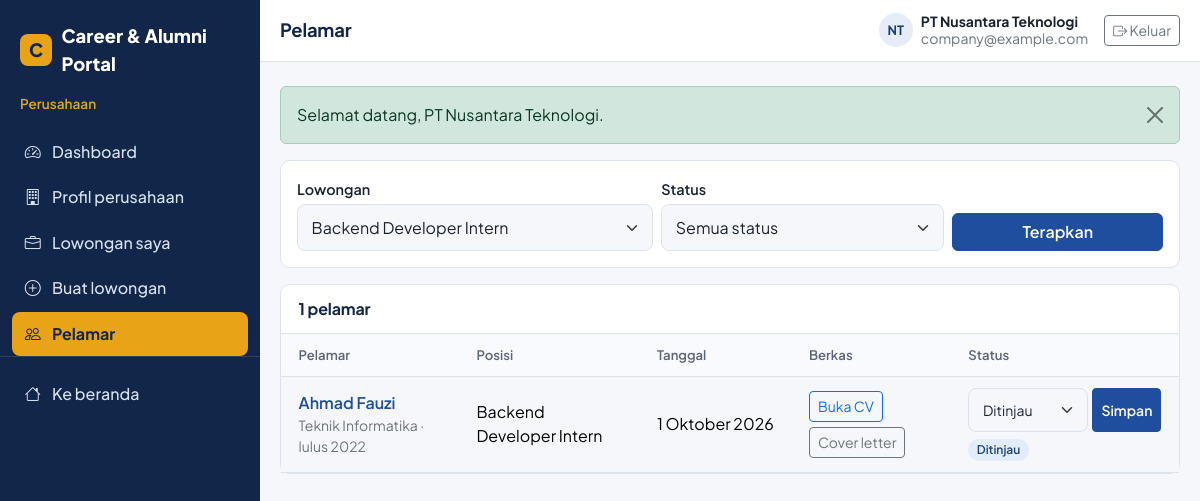
The app's page /company/applicants.php?job_id=2 (signed in) with its own data.
### tables this page shows
CREATE TABLE job_applications (
  id INT UNSIGNED AUTO_INCREMENT PRIMARY KEY,
  job_id INT UNSIGNED NOT NULL,
  alumni_id INT UNSIGNED NOT NULL,
  cv_file VARCHAR(255) NOT NULL,
  cover_letter TEXT NULL,
  status ENUM('pending','reviewed','accepted','rejected') NOT NULL DEFAULT 'pending',
  created_at TIMESTAMP NOT NULL DEFAULT CURRENT_TIMESTAMP,
  updated_at TIMESTAMP NOT NULL DEFAULT CURRENT_TIMESTAMP ON UPDATE CURRENT_TIMESTAMP,
  CONSTRAINT fk_app_job FOREIGN KEY (job_id) REFERENCES jobs(id) ON DELETE CASCADE,
  CONSTRAINT fk_app_alumni FOREIGN KEY (alumni_id) REFERENCES alumni(id) ON DELETE CASCADE,
  UNIQUE KEY uq_app_job_alumni (job_id, alumni_id),
  INDEX idx_app_status (status)
);

CREATE TABLE alumni (
  id INT UNSIGNED AUTO_INCREMENT PRIMARY KEY,
  user_id INT UNSIGNED NOT NULL UNIQUE,
  full_name VARCHAR(150) NOT NULL,
  nim VARCHAR(30) NULL UNIQUE,
  phone VARCHAR(20) NULL,
  graduation_year YEAR NULL,
  study_program VARCHAR(100) NULL,
  faculty VARCHAR(100) NULL,
  address TEXT NULL,
  photo VARCHAR(255) NULL,
  employment_status ENUM('bekerja','wirausaha','studi_lanjut','mencari_kerja') NULL,
  company_name VARCHAR(150) NULL,
  position VARCHAR(100) NULL,
  linkedin VARCHAR(255) NULL,
  bio TEXT NULL,
  verification_status ENUM('pending','verified','rejected') NOT NULL DEFAULT 'pending',
  created_at TIMESTAMP NOT NULL DEFAULT CURRENT_TIMESTAMP,
  updated_at TIMESTAMP NOT NULL DEFAULT CURRENT_TIMESTAMP ON UPDATE CURRENT_TIMESTAMP,
  CONSTRAINT fk_alumni_user FOREIGN KEY (user_id) REFERENCES users(id) ON DELETE CASCADE,
  INDEX idx_alumni_year (graduation_year),
  INDEX idx_alumni_verif (verification_status)
);

CREATE TABLE jobs (
  id INT UNSIGNED AUTO_INCREMENT PRIMARY KEY,
  company_id INT UNSIGNED NOT NULL,
  category_id INT UNSIGNED NOT NULL,
  title VARCHAR(150) NOT NULL,
  description TEXT NOT NULL,
  requirements TEXT NOT NULL,
  location VARCHAR(100) NOT NULL,
  job_type ENUM('full-time','part-time','internship','contract') NOT NULL,
  salary VARCHAR(100) NULL,
  deadline DATE NOT NULL,
  status ENUM('open','closed') NOT NULL DEFAULT 'open',
  created_at TIMESTAMP NOT NULL DEFAULT CURRENT_TIMESTAMP,
  updated_at TIMESTAMP NOT NULL DEFAULT CURRENT_TIMESTAMP ON UPDATE CURRENT_TIMESTAMP,
  CONSTRAINT fk_jobs_company FOREIGN KEY (company_id) REFERENCES companies(id) ON DELETE CASCADE,
  CONSTRAINT fk_jobs_category FOREIGN KEY (category_id) REFERENCES job_categories(id) ON DELETE RESTRICT,
  INDEX idx_jobs_location (location),
  INDEX idx_jobs_type (job_type),
  INDEX idx_jobs_status_deadline (status, deadline)
);

### config/auth.php (called while the page is built, shortened)
<?php
require_once __DIR__ . '/database.php';
require_once __DIR__ . '/helpers.php';
function is_logged_in(): bool
{
    return isset($_SESSION['user']['id']);
}
function current_company_id(): ?int
{
    $stmt = db()->prepare('SELECT id FROM companies WHERE user_id = ?');
    $stmt->execute([$_SESSION['user']['id']]);
    $id = $stmt->fetchColumn();
    return $id ? (int) $id : null;
}

### config/database.php (called while the page is built, shortened)
<?php
function db(): PDO
{
    static $pdo = null;
    if ($pdo === null) {
        $dsn = 'mysql:host=' . DB_HOST . ';dbname=' . DB_NAME . ';charset=' . DB_CHARSET;
        try {
            $pdo = new PDO($dsn, DB_USER, DB_PASS, [
                PDO::ATTR_ERRMODE            => PDO::ERRMODE_EXCEPTION,
                PDO::ATTR_DEFAULT_FETCH_MODE => PDO::FETCH_ASSOC,
                PDO::ATTR_EMULATE_PREPARES   => false,
            ]);
        } catch (PDOException $e) {
            error_log('DB connection failed: ' . $e->getMessage());
            http_response_code(500);
            exit('Koneksi database gagal. Pastikan MySQL di XAMPP sudah berjalan, database sudah diimport, dan config/database.php sudah benar.');
        }
    }
    return $pdo;
}
function db_all(string $sql, array $params = []): array
{
    $stmt = db()->prepare($sql);
    $stmt->execute($params);
    return $stmt->fetchAll();
}
function db_scalar(string $sql, array $params = [])
{
    $stmt = db()->prepare($sql);
    $stmt->execute($params);
    return $stmt->fetchColumn();
}

### company/applicants.php (the view, shortened to what this page needs)
<?php
require_once __DIR__ . '/../config/auth.php';
$companyId = (int) current_company_id();
$statuses  = ['pending', 'reviewed', 'accepted', 'rejected'];
$jobFilter    = filter_input(INPUT_GET, 'job_id', FILTER_VALIDATE_INT) ?: 0;
$statusFilter = in_array($_GET['status'] ?? '', $statuses, true) ? $_GET['status'] : '';
$page         = max(1, (int) ($_GET['page'] ?? 1));
$myJobs = db_all('SELECT id, title FROM jobs WHERE company_id = ? ORDER BY created_at DESC, id DESC', [$companyId]);
$where  = ['j.company_id = ?'];
$params = [$companyId];
if ($jobFilter > 0) {
    $where[] = 'ap.job_id = ?';
    $params[] = $jobFilter;
}
$whereSql = implode(' AND ', $where);
$from = 'FROM job_applications ap JOIN jobs j ON j.id = ap.job_id JOIN alumni a ON a.id = ap.alumni_id';
$perPage = 15;
$total   = (int) db_scalar("SELECT COUNT(*) $from WHERE $whereSql", $params);
$pages   = max(1, (int) ceil($total / $perPage));
$page    = min($page, $pages);
$offset  = ($page - 1) * $perPage;
$rows = db_all("SELECT ap.id, ap.status, ap.cover_letter, ap.created_at, j.title AS job_title,
                       a.id AS alumni_id, a.full_name, a.study_program, a.graduation_year, a.verification_status
                $from WHERE $whereSql
                ORDER BY ap.created_at DESC, ap.id DESC
                LIMIT $perPage OFFSET $offset", $params);
$statusLabels = ['pending' => 'Menunggu', 'reviewed' => 'Ditinjau', 'accepted' => 'Diterima', 'rejected' => 'Ditolak'];
include __DIR__ . '/../components/head.php';
include __DIR__ . '/../components/sidebar.php';
?>
<form method="get" class="filter-bar mb-3">
  <div class="row g-2 align-items-end">
    <div class="col-md-5">
      <label for="job_id" class="form-label small mb-1">Lowongan</label>
      <select class="form-select" id="job_id" name="job_id">
        <?php foreach ($myJobs as $mj): ?>
          <option value="<?= (int) $mj['id'] ?>" <?= $jobFilter === (int) $mj['id'] ? 'selected' : '' ?>><?= e($mj['title']) ?></option>
        <?php endforeach; ?>
      </select>
    </div>
    <div class="col-md-4">
      <label for="status" class="form-label small mb-1">Status</label>
      <select class="form-select" id="status" name="status">
        <option value="">Semua status</option>
      </select>
    </div>
    <div class="col-md-3 d-grid"><button class="btn btn-primary" type="submit">Terapkan</button></div>
  </div>
</form>
<div class="panel">
  <div class="panel-head"><h2><?= e($total) ?> pelamar</h2></div>
  <?php if (!$rows): ?>
    <div class="empty-state"><i class="bi bi-inbox"></i>Belum ada pelamar<?= ($jobFilter || $statusFilter) ? ' untuk filter ini' : '' ?>.</div>
  <?php else: ?>
    <div class="table-responsive">
      <table class="table table-clean">
        <thead><tr><th>Pelamar</th><th>Posisi</th><th>Tanggal</th><th>Berkas</th><th>Status</th></tr></thead>
        <tbody>
        <?php foreach ($rows as $r): ?>
          <tr>
            <td>
              <a class="fw-semibold text-decoration-none" href="<?= e(url('alumni/profile-view.php?id=' . (int) $r['alumni_id'])) ?>"><?= e($r['full_name']) ?></a>
              <div class="small text-secondary"><?= e($r['study_program'] ?: '-') ?><?= $r['graduation_year'] ? ' &middot; lulus ' . e($r['graduation_year']) : '' ?></div>
            </td>
            <td><?= e($r['job_title']) ?></td>
            <td class="text-nowrap"><?= e(date_id($r['created_at'])) ?></td>
            <td>
              <div class="table-actions justify-content-start">
                <a class="btn btn-outline-primary btn-sm" href="<?= e(url('api/cv.php?id=' . (int) $r['id'])) ?>" target="_blank" rel="noopener">Buka CV</a>
                <button type="button" class="btn btn-outline-secondary btn-sm" data-bs-toggle="modal" data-bs-target="#letterModal"
                        data-name="<?= e($r['full_name']) ?>" data-letter="<?= e($r['cover_letter'] ?: '(Tidak ada cover letter)') ?>">Cover letter</button>
              </div>
            </td>
            <td>
              <form method="post" class="d-flex gap-1 m-0">
                <select class="form-select form-select-sm" id="st-<?= (int) $r['id'] ?>" name="status" style="min-width: 120px;">
                  <?php foreach ($statusLabels as $k => $lbl): ?>
                    <option value="<?= e($k) ?>" <?= $r['status'] === $k ? 'selected' : '' ?>><?= e($lbl) ?></option>
                  <?php endforeach; ?>
                </select>
                <button type="submit" class="btn btn-primary btn-sm">Simpan</button>
              </form>
              <div class="mt-1"><?= status_badge($r['status']) ?></div>
            </td>
          </tr>
        <?php endforeach; ?>
        </tbody>
      </table>
    </div>
  <?php endif; ?>
</div>
<?php include __DIR__ . '/../components/dash_end.php'; ?>

### config/helpers.php (shortened to what this page needs)
<?php
function e($value): string
{
    return htmlspecialchars((string) $value, ENT_QUOTES | ENT_SUBSTITUTE, 'UTF-8');
}
function url(string $path = ''): string
{
    return BASE_URL . '/' . ltrim($path, '/');
}
function render_flashes(): string
{
    $html = '';
    foreach ($_SESSION['flash'] ?? [] as $f) {
        $html .= '<div class="alert alert-' . e($f['type']) . ' alert-dismissible fade show" role="alert">'
              .  e($f['message'])
              .  '<button type="button" class="btn-close" data-bs-dismiss="alert" aria-label="Tutup"></button></div>';
    }
    return $html;
}
function date_id(?string $date): string
{
    $ts = $date ? strtotime($date) : false;
    $bulan = ['Januari', 'Februari', 'Maret', 'April', 'Mei', 'Juni', 'Juli', 'Agustus', 'September', 'Oktober', 'November', 'Desember'];
    return date('j', $ts) . ' ' . $bulan[(int) date('n', $ts) - 1] . ' ' . date('Y', $ts);
}
function status_badge(string $status): string
{
    $labels = [
        'pending'  => 'Menunggu',  'reviewed' => 'Ditinjau',
        'accepted' => 'Diterima',  'rejected' => 'Ditolak',
        'verified' => 'Terverifikasi',
        'open'     => 'Dibuka',    'closed'   => 'Ditutup',    'expired' => 'Kedaluwarsa',
    ];
    return '<span class="badge status-' . e($status) . '">' . e($labels[$status] ?? $status) . '</span>';
}

### assets/css/style.css (style rules this page uses)
:root { --navy: #12264a; --blue: #1f4e9e; --blue-dark: #183d7c; --gold: #e8a317; --surface: #f5f7fb; --card: #ffffff; --line: #dce3ee; --ink: #1b2333; --muted: #5b6577; --success: #1e8e5a; --danger: #c0392b; --radius: 10px; --bs-primary: var(--blue); --bs-body-font-family: 'Plus Jakarta Sans', system-ui, -apple-system, 'Segoe UI', sans-serif; --bs-body-color: var(--ink); --bs-body-bg: var(--surface); }
body { font-family: var(--bs-body-font-family); color: var(--ink); background: var(--surface); }
h1, h2, h3, h4, h5 { color: var(--navy); font-weight: 700; letter-spacing: -0.01em; }
a { color: var(--blue); }
.btn-primary { --bs-btn-bg: var(--blue); --bs-btn-border-color: var(--blue); --bs-btn-hover-bg: var(--blue-dark); --bs-btn-hover-border-color: var(--blue-dark); --bs-btn-active-bg: var(--blue-dark); --bs-btn-active-border-color: var(--blue-dark); font-weight: 600; }
.form-control, .form-select { border-color: var(--line); border-radius: 8px; padding: .65rem .85rem; }
.form-label { font-weight: 600; font-size: .9rem; }
.badge[class*="status-"] { font-weight: 600; padding: .4em .7em; border-radius: 999px; }
.status-reviewed { background: #e3ecfb; color: #1b4382; }
.panel { background: #fff; border: 1px solid var(--line); border-radius: var(--radius); }
.panel-head { padding: .9rem 1.1rem; border-bottom: 1px solid var(--line); display: flex; justify-content: space-between; align-items: center; gap: 1rem; }
.panel-head h2 { font-size: 1rem; margin: 0; }
.table-clean { margin: 0; }
.table-clean th { font-size: .82rem; color: var(--muted); font-weight: 600; background: #f8fafd; white-space: nowrap; }
.table-clean td, .table-clean th { padding: .7rem 1.1rem; vertical-align: middle; }
.filter-bar { background: #fff; border: 1px solid var(--line); border-radius: var(--radius); padding: 1rem; }
.table-actions { display: flex; gap: .35rem; justify-content: flex-end; flex-wrap: wrap; }

### records on screen
job_applications: alumni.full_name "Ahmad Fauzi", alumni.study_program "Teknik Informatika", alumni.graduation_year "2022", job.title "Backend Developer Intern", created_at "1 Oktober 2026", status "Ditinjau"

### other values on screen
APP_NAME "Career & Alumni Portal"
$roleLabels[$sbRole] "Perusahaan"
$label "Dashboard"
$label "Profil perusahaan"
$label "Lowongan saya"
$label "Buat lowongan"
$label "Pelamar"
$pageTitle "Pelamar"
initials($sbUser['name']) "NT"
$sbUser['name'] "PT Nusantara Teknologi"
$sbUser['email'] "company@example.com"
$f['message'] "Selamat datang, PT Nusantara Teknologi."
$total "1"
form field job_id "Backend Developer Intern"
